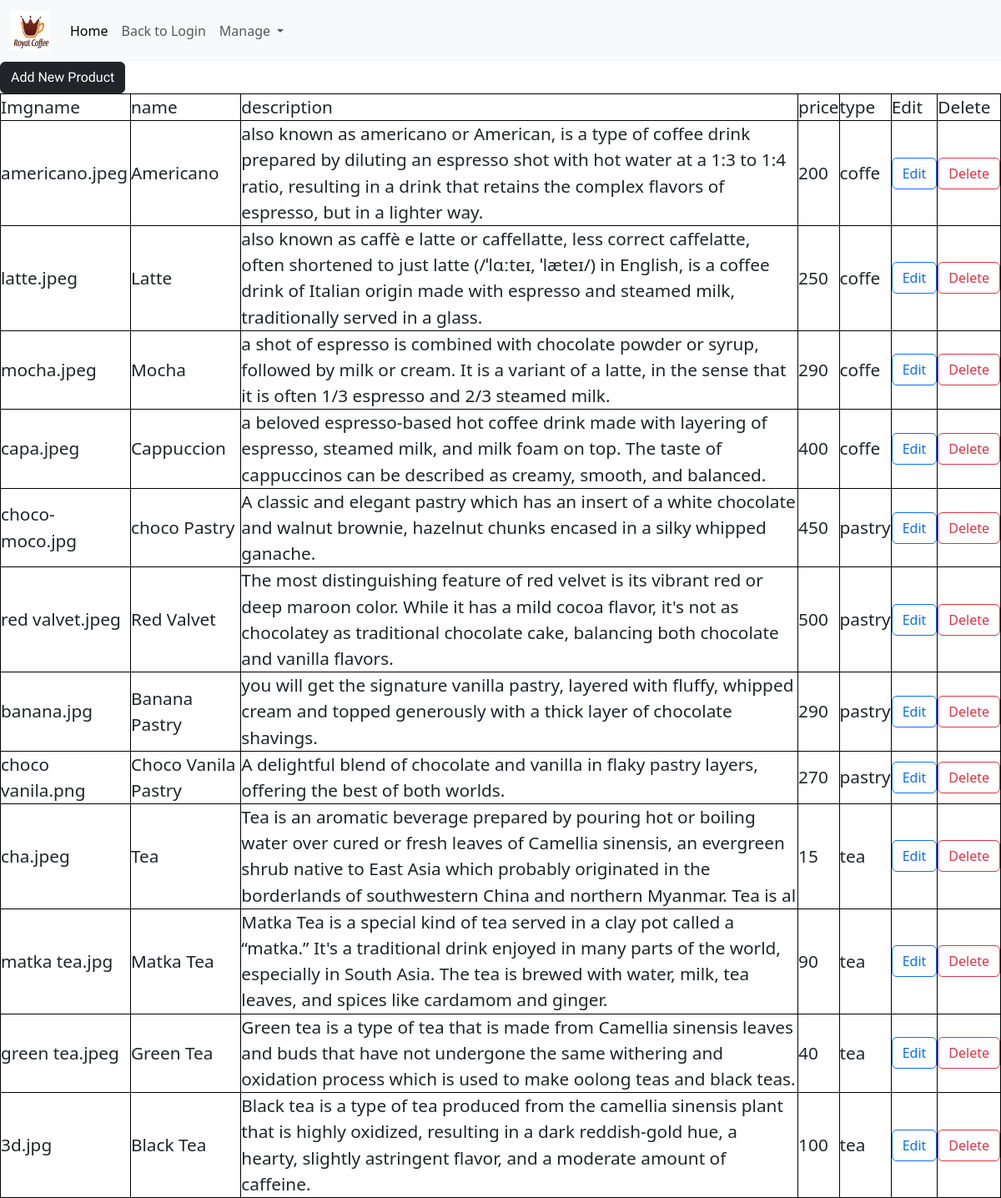
The app's page /admin/product.php with its own data.
### tables this page shows
create table products(
    imgname varchar(255),
    name varchar(255),
    description varchar(255),
    price int,
    type varchar(255)
);

### admin/product.php (the view, shortened to what this page needs)
<?php
include 'header.php';
include '../db/connection.php';
$query="select * from products";
$result=mysqli_query($conn,$query);
?>
<main>
    <a href="product/addNewProduct.php" class="btn btn-dark">Add New Product</a>
    <table>
        <tr>
            <td>Imgname</td>
            <td>name</td>
            <td>description</td>
            <td>price</td>
            <td>type</td>
            <td>Edit</td>
            <td>Delete</td>
            <tr>
        <?php
        while($data = mysqli_fetch_assoc($result)){
                echo "<tr>";
                echo "<td>".$data['imgname']."</td>";
                echo "<td>".$data['name']."</td>";
                echo "<td>".$data['description']."</td>";
                echo "<td>".$data['price']."</td>";
                echo "<td>".$data['type']."</td>";
                echo "<td><form action='product/editProduct.php' method='post'>
                        <input type='hidden' name='name' value='".$data['name']."'>
                        <button class='btn btn-outline-primary' type='submit'>Edit</button>
                        </form></td>";
                echo "<td><form action='product/deleteProduct.php' method='post'>
                        <input type='hidden' name='name' value='".$data['name']."'>
                        <button class='btn btn-outline-danger' type='submit'>Delete</button>
                        </form></td>";
                echo "</tr>";
            }
        ?>
    </table>
</main>

### admin/header.php (shortened to what this page needs)
<!DOCTYPE html>
<html lang="en">
<head>
</head>
<link href="https://cdn.jsdelivr.net/npm/bootstrap@5.3.3/dist/css/bootstrap.min.css" rel="stylesheet">
<link rel="stylesheet" href="https://cdnjs.cloudflare.com/ajax/libs/font-awesome/6.7.1/css/all.min.css" />
<link rel="stylesheet" href="../style.css">
<body>
<nav class="navbar navbar-expand-lg bg-body-tertiary">
  <div class="container-fluid">
    <a class="navbar-brand" href="#"><img src="../public/imgs/logo.png" class="logo_img" alt=""></a>
    <div class="collapse navbar-collapse" id="navbarSupportedContent">
      <ul class="navbar-nav me-auto mb-2 mb-lg-0">
        <li class="nav-item">
          <a class="nav-link active" aria-current="page" href="#" disabled>Home</a>
        </li>
        <li class="nav-item">
          <a class="nav-link" href="../guest/login.php">Back to Login</a>
        </li>
        <li class="nav-item dropdown">
          <a class="nav-link dropdown-toggle" href="#" role="button" data-bs-toggle="dropdown" aria-expanded="false">
            Manage
          </a>
        </li>
      </ul>
    </div>
  </div>
</nav>

### style.css (style rules this page uses)
* { margin: 0; padding: 0; box-sizing: border-box; }
body { overflow-x: hidden; }
.logo_img { height: 3rem; width: 3rem; }
main { height: 100vh; width: 100%; font-family: "Yuji Mai", serif !important; }
.navbar { width: 100% !important; }

### admin/product.php (style rules this page uses)
table { font-family:"sans"; }
table { border:1px solid black; font-size:1.3rem; }
td { border:1px solid black; }
tr { border:1px solid black; }

### records on screen
products: imgname "americano.jpeg", name "Americano", description "also known as americano or American, is a type of coffee drink prepared by diluting an espresso shot with hot water at a 1:3 to 1:4 ratio, resulting in a drink that retains the complex flavors of espresso, but in a lighter way.", price "200", type "coffe"
products: imgname "latte.jpeg", name "Latte", description "also known as caffè e latte or caffellatte, less correct caffelatte, often shortened to just latte (/ˈlɑːteɪ, ˈlæteɪ/) in English, is a coffee drink of Italian origin made with espresso and steamed milk, traditionally served in a glass.", price "250", type "coffe"
products: imgname "mocha.jpeg", name "Mocha", description "a shot of espresso is combined with chocolate powder or syrup, followed by milk or cream. It is a variant of a latte, in the sense that it is often 1/3 espresso and 2/3 steamed milk.", price "290", type "coffe"
products: imgname "capa.jpeg", name "Cappuccion", description "a beloved espresso-based hot coffee drink made with layering of espresso, steamed milk, and milk foam on top. The taste of cappuccinos can be described as creamy, smooth, and balanced.", price "400", type "coffe"
products: imgname "choco-moco.jpg", name "choco Pastry", description "A classic and elegant pastry which has an insert of a white chocolate and walnut brownie, hazelnut chunks encased in a silky whipped ganache.", price "450", type "pastry"
products: imgname "red valvet.jpeg", name "Red Valvet", description "The most distinguishing feature of red velvet is its vibrant red or deep maroon color. While it has a mild cocoa flavor, it's not as chocolatey as traditional chocolate cake, balancing both chocolate and vanilla flavors.", price "500", type "pastry"
products: imgname "banana.jpg", name "Banana Pastry", description "you will get the signature vanilla pastry, layered with fluffy, whipped cream and topped generously with a thick layer of chocolate shavings.", price "290", type "pastry"
products: imgname "choco vanila.png", name "Choco Vanila Pastry", description "A delightful blend of chocolate and vanilla in flaky pastry layers, offering the best of both worlds.", price "270", type "pastry"
products: imgname "cha.jpeg", name "Tea", description "Tea is an aromatic beverage prepared by pouring hot or boiling water over cured or fresh leaves of Camellia sinensis, an evergreen shrub native to East Asia which probably originated in the borderlands of southwestern China and northern Myanmar. Tea is al", price "15", type "tea"
products: imgname "matka tea.jpg", name "Matka Tea", description "Matka Tea is a special kind of tea served in a clay pot called a “matka.” It's a traditional drink enjoyed in many parts of the world, especially in South Asia. The tea is brewed with water, milk, tea leaves, and spices like cardamom and ginger.", price "90", type "tea"
products: imgname "green tea.jpeg", name "Green Tea", description "Green tea is a type of tea that is made from Camellia sinensis leaves and buds that have not undergone the same withering and oxidation process which is used to make oolong teas and black teas.", price "40", type "tea"
products: imgname "3d.jpg", name "Black Tea", description "Black tea is a type of tea produced from the camellia sinensis plant that is highly oxidized, resulting in a dark reddish-gold hue, a hearty, slightly astringent flavor, and a moderate amount of caffeine.", price "100", type "tea"
